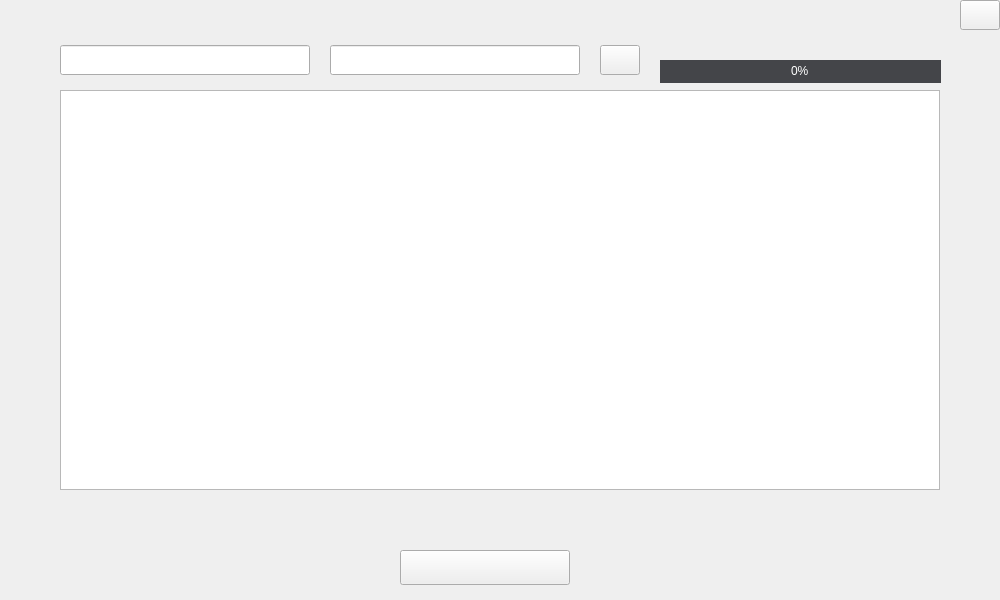
<?xml version="1.0" encoding="UTF-8"?>
<ui version="4.0">
 <class>createTable</class>
 <widget class="QWidget" name="createTable">
  <property name="geometry">
   <rect>
    <x>0</x>
    <y>0</y>
    <width>1000</width>
    <height>600</height>
   </rect>
  </property>
  <property name="windowTitle">
   <string>Form</string>
  </property>
  <widget class="QPushButton" name="closeBut">
   <property name="geometry">
    <rect>
     <x>960</x>
     <y>0</y>
     <width>40</width>
     <height>30</height>
    </rect>
   </property>
   <property name="styleSheet">
    <string notr="true">QPushButton{border-image:url(:/createDB/png/resources/closePNG.png);}</string>
   </property>
   <property name="text">
    <string/>
   </property>
  </widget>
  <widget class="QLineEdit" name="dbName">
   <property name="geometry">
    <rect>
     <x>60</x>
     <y>45</y>
     <width>250</width>
     <height>30</height>
    </rect>
   </property>
  </widget>
  <widget class="QLineEdit" name="tableName">
   <property name="geometry">
    <rect>
     <x>330</x>
     <y>45</y>
     <width>250</width>
     <height>30</height>
    </rect>
   </property>
  </widget>
  <widget class="QPushButton" name="pushButton">
   <property name="geometry">
    <rect>
     <x>400</x>
     <y>550</y>
     <width>170</width>
     <height>35</height>
    </rect>
   </property>
   <property name="styleSheet">
    <string notr="true">QPushButton{border-image:url(:/createtable/jpg/resources/createTable.jpg)}
QPushButton:pressed{border-image: url(:/createtable/jpg/resources/createTable_pressed.jpg)} </string>
   </property>
   <property name="text">
    <string/>
   </property>
  </widget>
  <widget class="QTableView" name="tableView">
   <property name="geometry">
    <rect>
     <x>60</x>
     <y>90</y>
     <width>880</width>
     <height>400</height>
    </rect>
   </property>
  </widget>
  <widget class="QPushButton" name="flashButton">
   <property name="geometry">
    <rect>
     <x>600</x>
     <y>45</y>
     <width>40</width>
     <height>30</height>
    </rect>
   </property>
   <property name="styleSheet">
    <string notr="true">QPushButton{border-image:url(:/createtable/png/resources/reflash.png)}</string>
   </property>
   <property name="text">
    <string/>
   </property>
  </widget>
  <widget class="QProgressBar" name="pBar">
   <property name="geometry">
    <rect>
     <x>660</x>
     <y>60</y>
     <width>281</width>
     <height>23</height>
    </rect>
   </property>
   <property name="styleSheet">
    <string notr="true">QProgressBar{
        border: none;
        color: white;
        text-align: center;
        background: rgb(68, 69, 73);
}
QProgressBar::chunk {
        border: none;
        background: rgb(0, 160, 230);
}</string>
   </property>
   <property name="value">
    <number>0</number>
   </property>
  </widget>
 </widget>
 <resources/>
 <connections/>
</ui>
